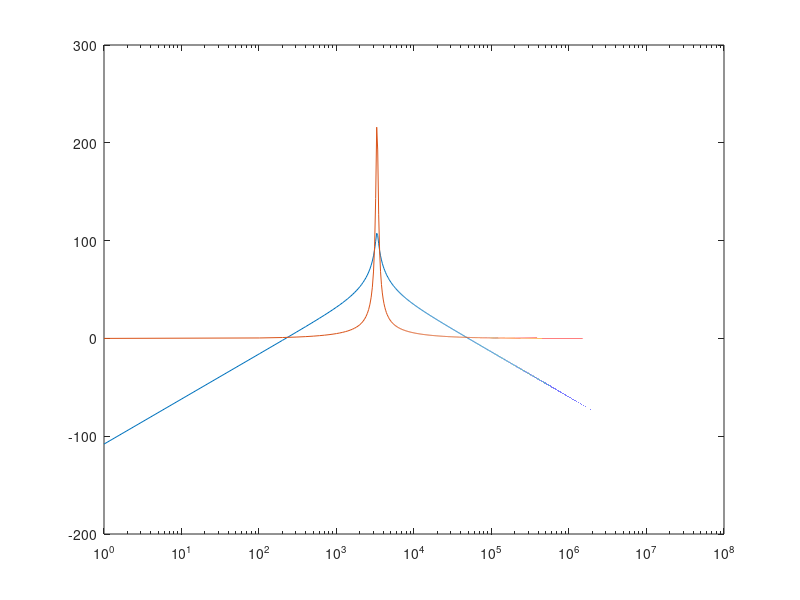

MATLAB code for this plot:
function main
    close all
    R1=200; R2=R1; R3=90000; C=10^(-7);
    Rp=R1*R2/(R1+R2) 
    
    w=1:100:10^8;        
    
    H=-(R3/R1)./(2-j*(1./(w*C*Rp)-w*C*R3));
    semilogx(w,20*log(abs(H)))
    hold on
    semilogx(w,abs(H))
    hold off
   
    wn=1/(C*sqrt(Rp*R3))
    dw=2/(C*R3)
    Q=sqrt(R3/Rp)/2

end